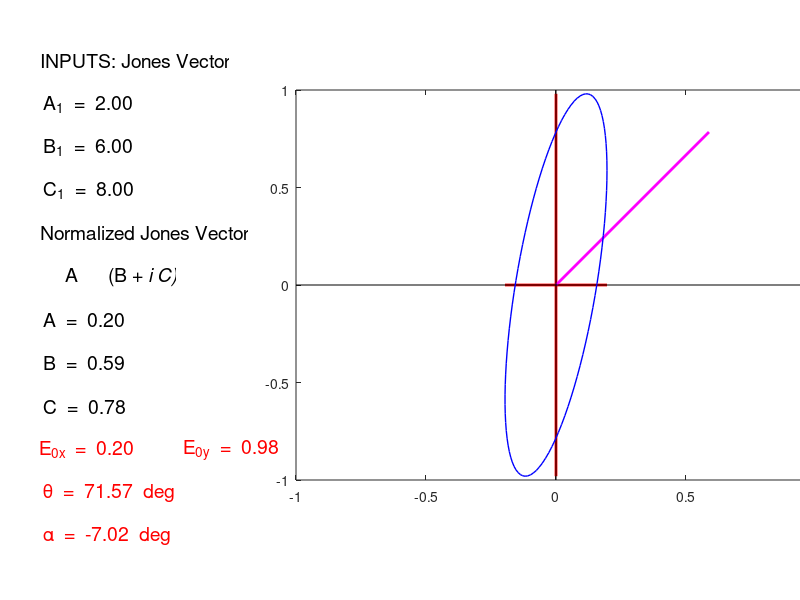

This chart was generated by the following MATLAB code: (Note: this script raises an error after producing the figure.)
% op_003.m

% JONES VECTORS: Matrix treatment of polarized light

% Ian Cooper
% School of Physics, University of Sydney
% DOING PHYSICS WITH MATLAB: www.physics.usyd.edu.au/teach_res/mp/mphome.htm
% Documentation: www.physics.usyd.edu.au/teach_res/mp/doc/op1003.htm
% Mscripts: www.physics.usyd.edu.au/teach_res/mp/mscripts
% Matlab 2018b  181111


clear
close all
clc
tic

% =====================================================================
%  ANIMATED GIF:   flagS = 0 (not saved)  / flagS = 1 (save)
   flagS = 1;
%  Enter file name
     ag_name = 'ag_A.gif';
%  Delay in seconds before displaying the next image  
    delay = 0.1;  
%  Frame counter start
    nt = 1;

% INPUT SECTION  ======================================================
% Jones Vector parameters
A1 = 2;
B1 = 6; 
C1 = 8;

% Number of time steps for animation
nT = 100;


% CALCULATION SECTION =================================================
% Normalization parameter
   N = sqrt(A1^2 + B1^2 + C1^2);

% Normalized Jones vector parameters
   A = A1 / N;
   B = B1 / N;
   C = C1 / N;

% Relative phase difference between vibration of Ey w.r.t. Ex
   if B1 == 0 && C1 == 0
      phi = 0;
   else
    phi = atan2(C,B);
   end

% Spatial components of electric field and complex electric field amplitude
   b = sqrt(B^2 + C^2);
   E_0x = A ;
   E_0y = b; 

   E_Cx = A;
   E_Cy = b*exp(1i*phi);

% Time and temporal wavefunction   
   t = linspace(0,2*pi,nT);
   w = 1; 
   u_T = exp(-1i*w*t);

% Electric field components (function of space and time)
   Ex = E_Cx .* u_T;
   Ey = E_Cy .* u_T;

% Orientation angle of ellipse
   K = 2*E_0x*E_0y*cos(phi)/(E_0x^2 - E_0y^2);
   alpha = rad2deg(atan(K))/2;

% Orientation for linear polarized light
   theta = rad2deg(atan(real(E_Cy/E_Cx)));


% GRAPHICS SECTION ====================================================
figure(1)
  FS = 12;
  pos = [0.5 0.05 0.35 0.4];
  set(gcf,'Units','normalized');
  set(gcf,'Position',pos);
  set(gcf,'color','w');

  subplot('position',[0.05 0.1 0.2 0.8])
     xlim([0 100])
     ylim([0 100])
     h = 100; dh = -9;
     text(0,h,'INPUTS: Jones Vector','fontsize',14)
     tm1 = 'A_1  =  ';
     tm2 = num2str(A1,'%2.2f  \n');
     tm = [tm1 tm2];
     h = h+dh;
     text(2,h,tm,'fontsize',14)
     tm1 = 'B_1  =  ';
     tm2 = num2str(B1,'%2.2f  \n');
     tm = [tm1 tm2];
     h = h+dh;
     text(2,h,tm,'fontsize',14)
     tm1 = 'C_1  =  ';
     tm2 = num2str(C1,'%2.2f  \n');
     tm = [tm1 tm2];
     h = h+dh;
     text(2,h,tm,'fontsize',14)
     h = h+dh;
     text(0,h,'Normalized Jones Vector','fontsize',14)
     h = h+dh;
     text(0,h, '     A      (B + \iti C)','fontsize',14)
     tm1 = 'A  =  ';
     tm2 = num2str(A,'%2.2f  \n');
     tm = [tm1 tm2];
     h = h+dh;
     text(2,h,tm,'fontsize',14)
     tm1 = 'B  =  ';
     tm2 = num2str(B,'%2.2f  \n');
     tm = [tm1 tm2];
     h = h+dh;
     text(2,h,tm,'fontsize',14)
     tm1 = 'C  =  ';
     tm2 = num2str(C,'%2.2f  \n');
     tm = [tm1 tm2];
     h = h+dh;
     text(2,h,tm,'fontsize',14)
     tm1 = 'E_{0x}  =  ';
     tm2 = num2str(E_0x,'%2.2f  \n');
     tm = [tm1 tm2];
     h = h+dh;
     text(0,h,tm,'color','r','fontsize',14)
     tm1 = 'E_{0y}  =  ';
     tm2 = num2str(E_0y,'%2.2f  \n');
     tm = [tm1 tm2];
     text(90,h,tm,'color','r','fontsize',14)
     
     tm1 = '\theta  =  ';
     tm2 = num2str(theta,'%2.2f  deg  \n');
     tm = [tm1 tm2];
     h = h+dh;
     text(2,h,tm,'color','r','fontsize',14)
     
     tm1 = '\alpha  =  ';
     tm2 = num2str(alpha,'%2.2f  deg  \n');
     tm = [tm1 tm2];
     h = h+dh;
     text(2,h,tm,'color','r','fontsize',14)
     
     axis off
  
  subplot('position',[0.37 0.2 0.65 0.65])
  
  for cc = 1:nT
     plot([-E_0x E_0x],[0 0],'r','linewidth',2)
     hold on
     plot([0 0],[-E_0y E_0y],'r','linewidth',2)
     plot([0 abs(Ey(1))*cos(phi)],[0 abs(Ey(1))*sin(phi)],'m','linewidth',2)
     plot([0,0],[-1,1],'k')
     plot([-1,1],[0,0],'k')
     plot(real(Ex),real(Ey),'b','linewidth',1)
     
     xP = real(Ex(cc)); yP = real(Ey(cc));
     arrow([0,0], [xP,yP],'Width',5, 'EdgeColor',[0 0 1],'FaceColor',[0 0 1],'length',25);
    
     hold off
     axis equal
     grid on
     xlim([-1 1])
     ylim([-1 1])
     set(gca,'xtick',-1:0.5:1)
     set(gca,'ytick',-1:0.5:1)
     set(gca,'fontsize',14)
     xlabel('E_x');
     ylabel('E_y','rotation',0)
     tm1 = '\phi / \pi  =  ';
     tm2 = num2str(phi / pi,'%2.2f  \n');
     tm = [tm1 tm2];
     title(tm,'fontsize',14)
     
   if flagS == 1
       frame = getframe(1);
       im = frame2im(frame);
       [imind,cm] = rgb2ind(im,256);
       %  On the first loop, create the file. In subsequent loops, append.
       if nt == 1
         imwrite(imind,cm,ag_name,'gif','DelayTime',delay,'loopcount',inf);
       else
         imwrite(imind,cm,ag_name,'gif','DelayTime',delay,'writemode','append');
       end
       nt = nt+1;
   end
     pause(0.1)
  end
  
 toc
